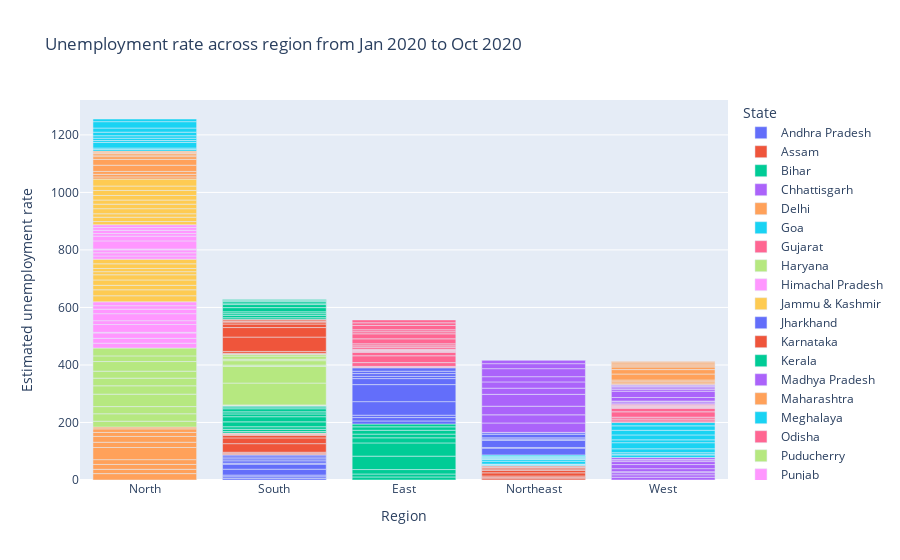

The code cell stored with this chart in its notebook:
### Code cell
#Bar plot to find unemployment rate by region
fig = px.bar(df,x='Region', y='Estimated unemployment rate', color='State',title = 'Unemployment rate across region from Jan 2020 to Oct 2020')
fig.update_layout(xaxis={'categoryorder':'total descending'})

fig.show()

### Figure 1 — Plotly figure (JSON) as saved in the notebook; plotly's stock layout.template omitted (floating-point values rounded to 4 significant figures)
{"data": [{"alignmentgroup": "True", "hovertemplate": "State=Andhra Pradesh<br>Region=%{x}<br>Estimated unemployment rate=%{y}<extra></extra>", "legendgroup": "Andhra Pradesh", "marker": {"color": "#636efa", "pattern": {"shape": ""}}, "name": "Andhra Pradesh", "offsetgroup": "Andhra Pradesh", "orientation": "v", "showlegend": true, "textposition": "auto", "type": "bar", "x": ["South", "South", "South", "South", "South", "South", "South", "South", "South", "South"], "xaxis": "x", "y": [5.48, 5.83, 5.79, 20.51, 17.43, 3.31, 8.34, 6.96, 6.4, 6.59], "yaxis": "y"}, {"alignmentgroup": "True", "hovertemplate": "State=Assam<br>Region=%{x}<br>Estimated unemployment rate=%{y}<extra></extra>", "legendgroup": "Assam", "marker": {"color": "#EF553B", "pattern": {"shape": ""}}, "name": "Assam", "offsetgroup": "Assam", "orientation": "v", "showlegend": true, "textposition": "auto", "type": "bar", "x": ["Northeast", "Northeast", "Northeast", "Northeast", "Northeast", "Northeast", "Northeast", "Northeast", "Northeast", "Northeast"], "xaxis": "x", "y": [4.66, 4.41, 4.77, 11.06, 9.55, 0.6, 3.77, 5.53, 1.19, 3.02], "yaxis": "y"}, {"alignmentgroup": "True", "hovertemplate": "State=Bihar<br>Region=%{x}<br>Estimated unemployment rate=%{y}<extra></extra>", "legendgroup": "Bihar", "marker": {"color": "#00cc96", "pattern": {"shape": ""}}, "name": "Bihar", "offsetgroup": "Bihar", "orientation": "v", "showlegend": true, "textposition": "auto", "type": "bar", "x": ["East", "East", "East", "East", "East", "East", "East", "East", "East", "East"], "xaxis": "x", "y": [10.61, 10.29, 15.43, 46.64, 45.96, 17.82, 12.79, 13.44, 11.91, 9.82], "yaxis": "y"}, {"alignmentgroup": "True", "hovertemplate": "State=Chhattisgarh<br>Region=%{x}<br>Estimated unemployment rate=%{y}<extra></extra>", "legendgroup": "Chhattisgarh", "marker": {"color": "#ab63fa", "pattern": {"shape": ""}}, "name": "Chhattisgarh", "offsetgroup": "Chhattisgarh", "orientation": "v", "showlegend": true, "textposition": "auto", "type": "bar", "x": ["West", "West", "West", "West", "West", "West", "West", "West", "West", "West"], "xaxis": "x", "y": [9.65, 8.38, 7.54, 3.41, 10.5, 14.23, 10.27, 5.63, 1.96, 6.62], "yaxis": "y"}, {"alignmentgroup": "True", "hovertemplate": "State=Delhi<br>Region=%{x}<br>Estimated unemployment rate=%{y}<extra></extra>", "legendgroup": "Delhi", "marker": {"color": "#FFA15A", "pattern": {"shape": ""}}, "name": "Delhi", "offsetgroup": "Delhi", "orientation": "v", "showlegend": true, "textposition": "auto", "type": "bar", "x": ["North", "North", "North", "North", "North", "North", "North", "North", "North", "North"], "xaxis": "x", "y": [22.23, 14.84, 17.04, 16.68, 42.27, 18.19, 20.3, 13.79, 12.53, 6.27], "yaxis": "y"}, {"alignmentgroup": "True", "hovertemplate": "State=Goa<br>Region=%{x}<br>Estimated unemployment rate=%{y}<extra></extra>", "legendgroup": "Goa", "marker": {"color": "#19d3f3", "pattern": {"shape": ""}}, "name": "Goa", "offsetgroup": "Goa", "orientation": "v", "showlegend": true, "textposition": "auto", "type": "bar", "x": ["West", "West", "West", "West", "West", "West", "West", "West", "West", "West"], "xaxis": "x", "y": [8.89, 2.81, 5.25, 13.31, 21.25, 9.96, 17.07, 16.21, 15.38, 11.54], "yaxis": "y"}, {"alignmentgroup": "True", "hovertemplate": "State=Gujarat<br>Region=%{x}<br>Estimated unemployment rate=%{y}<extra></extra>", "legendgroup": "Gujarat", "marker": {"color": "#FF6692", "pattern": {"shape": ""}}, "name": "Gujarat", "offsetgroup": "Gujarat", "orientation": "v", "showlegend": true, "textposition": "auto", "type": "bar", "x": ["West", "West", "West", "West", "West", "West", "West", "West", "West", "West"], "xaxis": "x", "y": [5.54, 6.38, 6.66, 18.71, 12.11, 3.2, 1.84, 1.87, 3.42, 4.03], "yaxis": "y"}, {"alignmentgroup": "True", "hovertemplate": "State=Haryana<br>Region=%{x}<br>Estimated unemployment rate=%{y}<extra></extra>", "legendgroup": "Haryana", "marker": {"color": "#B6E880", "pattern": {"shape": ""}}, "name": "Haryana", "offsetgroup": "Haryana", "orientation": "v", "showlegend": true, "textposition": "auto", "type": "bar", "x": ["North", "North", "North", "North", "North", "North", "North", "North", "North", "North"], "xaxis": "x", "y": [20.34, 25.77, 25.05, 43.22, 29.02, 26.7, 24.18, 33.5, 19.68, 27.31], "yaxis": "y"}, {"alignmentgroup": "True", "hovertemplate": "State=Himachal Pradesh<br>Region=%{x}<br>Estimated unemployment rate=%{y}<extra></extra>", "legendgroup": "Himachal Pradesh", "marker": {"color": "#FF97FF", "pattern": {"shape": ""}}, "name": "Himachal Pradesh", "offsetgroup": "Himachal Pradesh", "orientation": "v", "showlegend": true, "textposition": "auto", "type": "bar", "x": ["North", "North", "North", "North", "North", "North", "North", "North", "North", "North"], "xaxis": "x", "y": [16.83, 16.84, 18.76, 2.2, 26.95, 13.47, 24.31, 15.79, 12.04, 13.46], "yaxis": "y"}, {"alignmentgroup": "True", "hovertemplate": "State=Jammu & Kashmir<br>Region=%{x}<br>Estimated unemployment rate=%{y}<extra></extra>", "legendgroup": "Jammu & Kashmir", "marker": {"color": "#FECB52", "pattern": {"shape": ""}}, "name": "Jammu & Kashmir", "offsetgroup": "Jammu & Kashmir", "orientation": "v", "showlegend": true, "textposition": "auto", "type": "bar", "x": ["North", "North", "North", "North", "North", "North", "North", "North", "North"], "xaxis": "x", "y": [21.08, 20.78, 15.5, 18.74, 17.92, 10.88, 11.09, 16.17, 16.14], "yaxis": "y"}, {"alignmentgroup": "True", "hovertemplate": "State=Jharkhand<br>Region=%{x}<br>Estimated unemployment rate=%{y}<extra></extra>", "legendgroup": "Jharkhand", "marker": {"color": "#636efa", "pattern": {"shape": ""}}, "name": "Jharkhand", "offsetgroup": "Jharkhand", "orientation": "v", "showlegend": true, "textposition": "auto", "type": "bar", "x": ["East", "East", "East", "East", "East", "East", "East", "East", "East", "East"], "xaxis": "x", "y": [10.61, 11.85, 8.23, 47.09, 59.23, 20.95, 7.63, 9.76, 8.24, 11.8], "yaxis": "y"}, {"alignmentgroup": "True", "hovertemplate": "State=Karnataka<br>Region=%{x}<br>Estimated unemployment rate=%{y}<extra></extra>", "legendgroup": "Karnataka", "marker": {"color": "#EF553B", "pattern": {"shape": ""}}, "name": "Karnataka", "offsetgroup": "Karnataka", "orientation": "v", "showlegend": true, "textposition": "auto", "type": "bar", "x": ["South", "South", "South", "South", "South", "South", "South", "South", "South", "South"], "xaxis": "x", "y": [2.86, 3.61, 3.46, 29.84, 19.97, 8.44, 4.01, 0.5, 2.41, 1.58], "yaxis": "y"}, {"alignmentgroup": "True", "hovertemplate": "State=Kerala<br>Region=%{x}<br>Estimated unemployment rate=%{y}<extra></extra>", "legendgroup": "Kerala", "marker": {"color": "#00cc96", "pattern": {"shape": ""}}, "name": "Kerala", "offsetgroup": "Kerala", "orientation": "v", "showlegend": true, "textposition": "auto", "type": "bar", "x": ["South", "South", "South", "South", "South", "South", "South", "South", "South", "South"], "xaxis": "x", "y": [5.31, 7.6, 8.99, 16.99, 17.88, 9.71, 7.09, 10.98, 5.91, 3.88], "yaxis": "y"}, {"alignmentgroup": "True", "hovertemplate": "State=Madhya Pradesh<br>Region=%{x}<br>Estimated unemployment rate=%{y}<extra></extra>", "legendgroup": "Madhya Pradesh", "marker": {"color": "#ab63fa", "pattern": {"shape": ""}}, "name": "Madhya Pradesh", "offsetgroup": "Madhya Pradesh", "orientation": "v", "showlegend": true, "textposition": "auto", "type": "bar", "x": ["West", "West", "West", "West", "West", "West", "West", "West", "West", "West"], "xaxis": "x", "y": [4.11, 4.57, 2.22, 12.36, 21.98, 6.48, 5.08, 4.7, 3.91, 3.13], "yaxis": "y"}, {"alignmentgroup": "True", "hovertemplate": "State=Maharashtra<br>Region=%{x}<br>Estimated unemployment rate=%{y}<extra></extra>", "legendgroup": "Maharashtra", "marker": {"color": "#FFA15A", "pattern": {"shape": ""}}, "name": "Maharashtra", "offsetgroup": "Maharashtra", "orientation": "v", "showlegend": true, "textposition": "auto", "type": "bar", "x": ["West", "West", "West", "West", "West", "West", "West", "West", "West", "West"], "xaxis": "x", "y": [4.95, 4.69, 5.79, 20.9, 15.46, 9.23, 3.89, 6.23, 4.55, 4.1], "yaxis": "y"}, {"alignmentgroup": "True", "hovertemplate": "State=Meghalaya<br>Region=%{x}<br>Estimated unemployment rate=%{y}<extra></extra>", "legendgroup": "Meghalaya", "marker": {"color": "#19d3f3", "pattern": {"shape": ""}}, "name": "Meghalaya", "offsetgroup": "Meghalaya", "orientation": "v", "showlegend": true, "textposition": "auto", "type": "bar", "x": ["Northeast", "Northeast", "Northeast", "Northeast", "Northeast", "Northeast", "Northeast", "Northeast", "Northeast", "Northeast"], "xaxis": "x", "y": [1.66, 3.59, 1.58, 10.03, 5.92, 1.15, 2.1, 3.74, 4.29, 4.6], "yaxis": "y"}, {"alignmentgroup": "True", "hovertemplate": "State=Odisha<br>Region=%{x}<br>Estimated unemployment rate=%{y}<extra></extra>", "legendgroup": "Odisha", "marker": {"color": "#FF6692", "pattern": {"shape": ""}}, "name": "Odisha", "offsetgroup": "Odisha", "orientation": "v", "showlegend": true, "textposition": "auto", "type": "bar", "x": ["East", "East", "East", "East", "East", "East", "East", "East", "East", "East"], "xaxis": "x", "y": [1.9, 3.12, 13.08, 23.76, 11.41, 3.77, 1.88, 1.42, 2.1, 2.18], "yaxis": "y"}, {"alignmentgroup": "True", "hovertemplate": "State=Puducherry<br>Region=%{x}<br>Estimated unemployment rate=%{y}<extra></extra>", "legendgroup": "Puducherry", "marker": {"color": "#B6E880", "pattern": {"shape": ""}}, "name": "Puducherry", "offsetgroup": "Puducherry", "orientation": "v", "showlegend": true, "textposition": "auto", "type": "bar", "x": ["South", "South", "South", "South", "South", "South", "South", "South", "South", "South"], "xaxis": "x", "y": [0.58, 1.76, 1.2, 75.85, 58.19, 4.24, 15.47, 5.05, 10.9, 6.18], "yaxis": "y"}, {"alignmentgroup": "True", "hovertemplate": "State=Punjab<br>Region=%{x}<br>Estimated unemployment rate=%{y}<extra></extra>", "legendgroup": "Punjab", "marker": {"color": "#FF97FF", "pattern": {"shape": ""}}, "name": "Punjab", "offsetgroup": "Punjab", "orientation": "v", "showlegend": true, "textposition": "auto", "type": "bar", "x": ["North", "North", "North", "North", "North", "North", "North", "North", "North", "North"], "xaxis": "x", "y": [11.11, 10.97, 10.32, 2.86, 28.33, 16.55, 9.19, 10.99, 9.61, 9.88], "yaxis": "y"}, {"alignmentgroup": "True", "hovertemplate": "State=Rajasthan<br>Region=%{x}<br>Estimated unemployment rate=%{y}<extra></extra>", "legendgroup": "Rajasthan", "marker": {"color": "#FECB52", "pattern": {"shape": ""}}, "name": "Rajasthan", "offsetgroup": "Rajasthan", "orientation": "v", "showlegend": true, "textposition": "auto", "type": "bar", "x": ["North", "North", "North", "North", "North", "North", "North", "North", "North", "North"], "xaxis": "x", "y": [10.97, 15.16, 11.9, 17.7, 15.74, 14.39, 15.81, 17.51, 15.35, 24.15], "yaxis": "y"}, {"alignmentgroup": "True", "hovertemplate": "State=Sikkim<br>Region=%{x}<br>Estimated unemployment rate=%{y}<extra></extra>", "legendgroup": "Sikkim", "marker": {"color": "#636efa", "pattern": {"shape": ""}}, "name": "Sikkim", "offsetgroup": "Sikkim", "orientation": "v", "showlegend": true, "textposition": "auto", "type": "bar", "x": ["Northeast", "Northeast", "Northeast", "Northeast", "Northeast", "Northeast", "Northeast", "Northeast"], "xaxis": "x", "y": [23.57, 2.28, 24.51, 4.46, 4.45, 12.49, 5.7, 0.88], "yaxis": "y"}, {"alignmentgroup": "True", "hovertemplate": "State=Tamil Nadu<br>Region=%{x}<br>Estimated unemployment rate=%{y}<extra></extra>", "legendgroup": "Tamil Nadu", "marker": {"color": "#EF553B", "pattern": {"shape": ""}}, "name": "Tamil Nadu", "offsetgroup": "Tamil Nadu", "orientation": "v", "showlegend": true, "textposition": "auto", "type": "bar", "x": ["South", "South", "South", "South", "South", "South", "South", "South", "South", "South"], "xaxis": "x", "y": [1.57, 2.09, 6.4, 49.83, 33.16, 12.2, 6.81, 2.65, 5, 2.16], "yaxis": "y"}, {"alignmentgroup": "True", "hovertemplate": "State=Telangana<br>Region=%{x}<br>Estimated unemployment rate=%{y}<extra></extra>", "legendgroup": "Telangana", "marker": {"color": "#00cc96", "pattern": {"shape": ""}}, "name": "Telangana", "offsetgroup": "Telangana", "orientation": "v", "showlegend": true, "textposition": "auto", "type": "bar", "x": ["South", "South", "South", "South", "South", "South", "South", "South", "South", "South"], "xaxis": "x", "y": [5.49, 8.29, 5.77, 6.25, 14.7, 10.55, 5.36, 5.79, 3.27, 2.86], "yaxis": "y"}, {"alignmentgroup": "True", "hovertemplate": "State=Tripura<br>Region=%{x}<br>Estimated unemployment rate=%{y}<extra></extra>", "legendgroup": "Tripura", "marker": {"color": "#ab63fa", "pattern": {"shape": ""}}, "name": "Tripura", "offsetgroup": "Tripura", "orientation": "v", "showlegend": true, "textposition": "auto", "type": "bar", "x": ["Northeast", "Northeast", "Northeast", "Northeast", "Northeast", "Northeast", "Northeast", "Northeast", "Northeast", "Northeast"], "xaxis": "x", "y": [32.67, 28.4, 29.95, 41.23, 21.51, 21.71, 18.24, 27.92, 17.35, 11.57], "yaxis": "y"}, {"alignmentgroup": "True", "hovertemplate": "State=Uttar Pradesh<br>Region=%{x}<br>Estimated unemployment rate=%{y}<extra></extra>", "legendgroup": "Uttar Pradesh", "marker": {"color": "#FFA15A", "pattern": {"shape": ""}}, "name": "Uttar Pradesh", "offsetgroup": "Uttar Pradesh", "orientation": "v", "showlegend": true, "textposition": "auto", "type": "bar", "x": ["North", "North", "North", "North", "North", "North", "North", "North", "North", "North"], "xaxis": "x", "y": [7.58, 8.98, 10.11, 21.54, 20.41, 9.47, 5.56, 5.79, 4.18, 3.75], "yaxis": "y"}, {"alignmentgroup": "True", "hovertemplate": "State=Uttarakhand<br>Region=%{x}<br>Estimated unemployment rate=%{y}<extra></extra>", "legendgroup": "Uttarakhand", "marker": {"color": "#19d3f3", "pattern": {"shape": ""}}, "name": "Uttarakhand", "offsetgroup": "Uttarakhand", "orientation": "v", "showlegend": true, "textposition": "auto", "type": "bar", "x": ["North", "North", "North", "North", "North", "North", "North", "North", "North", "North"], "xaxis": "x", "y": [5.49, 4.99, 19.85, 6.48, 8.01, 8.61, 12.38, 14.26, 22.26, 9.23], "yaxis": "y"}, {"alignmentgroup": "True", "hovertemplate": "State=West Bengal<br>Region=%{x}<br>Estimated unemployment rate=%{y}<extra></extra>", "legendgroup": "West Bengal", "marker": {"color": "#FF6692", "pattern": {"shape": ""}}, "name": "West Bengal", "offsetgroup": "West Bengal", "orientation": "v", "showlegend": true, "textposition": "auto", "type": "bar", "x": ["East", "East", "East", "East", "East", "East", "East", "East", "East", "East"], "xaxis": "x", "y": [6.94, 4.92, 6.92, 17.41, 17.41, 7.29, 6.83, 14.87, 9.35, 9.98], "yaxis": "y"}], "layout": {"barmode": "relative", "legend": {"title": {"text": "State"}, "tracegroupgap": 0}, "title": {"text": "Unemployment rate across region from Jan 2020 to Oct 2020"}, "xaxis": {"anchor": "y", "categoryorder": "total descending", "domain": [0, 1], "title": {"text": "Region"}}, "yaxis": {"anchor": "x", "domain": [0, 1], "title": {"text": "Estimated unemployment rate"}}}}
